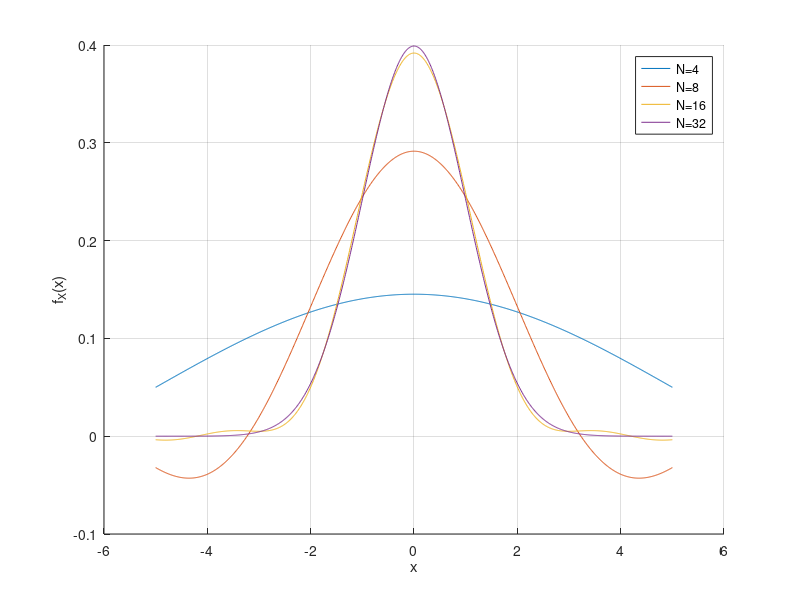

Write the MATLAB code that produced this figure.
function COS_Normal_Density_Convergence
close all;clc;
format long
i = complex(0,1); %assigning i=sqrt(-1)

% The COS method settings

a = -10; % truncation domain
b =  10;

% Characteristic function parameters

mu     = 0;    sigma  = 1;

% Domain for the density f(x)

x = linspace(-5,5,1000);

% Characteristic function  

cf  =  @(u) exp(i * mu * u - 0.5 * sigma^2 * u.^2);

% Iterate over different numbers of expansion terms

Ngrid = 2.^(2:1:5);
idx = 1;
error = zeros(length(Ngrid),1);
figure(1); hold on; grid on;xlabel('x');ylabel('f_X(x)')
legend_txt= cell(length(Ngrid),1);
for N=Ngrid

    % Density from the COS method

    f_X = COSDensity(cf,x,N,a,b);

    % Error

    error(idx) = max(normpdf(x)-f_X);
    plot(x,f_X)
    legend_txt{idx} = sprintf('N=%i',N);
    idx = idx + 1;
end
legend(legend_txt)

function f_X = COSDensity(cf,x,N,a,b)
i = complex(0,1); % Assigning i=sqrt(-1)
k = 0:N-1; 
u = k * pi / (b - a);

% F_k coefficients

F_k    = 2 / (b - a) * real(cf(u) .* exp(-i * u * a));
F_k(1) = F_k(1) * 0.5; % adjustment for the first term

% Final calculation

f_X = F_k * cos(u' * (x - a));
